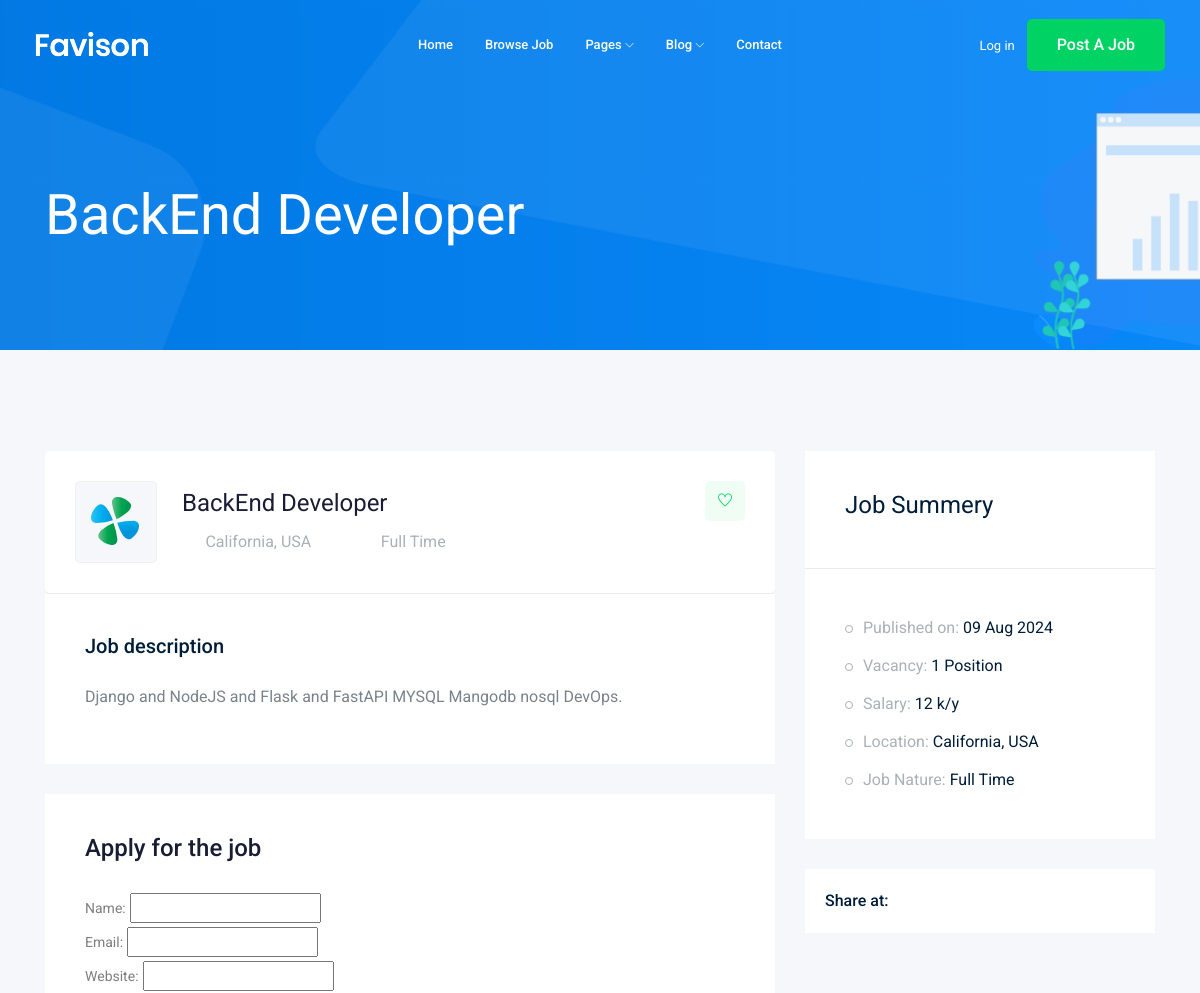
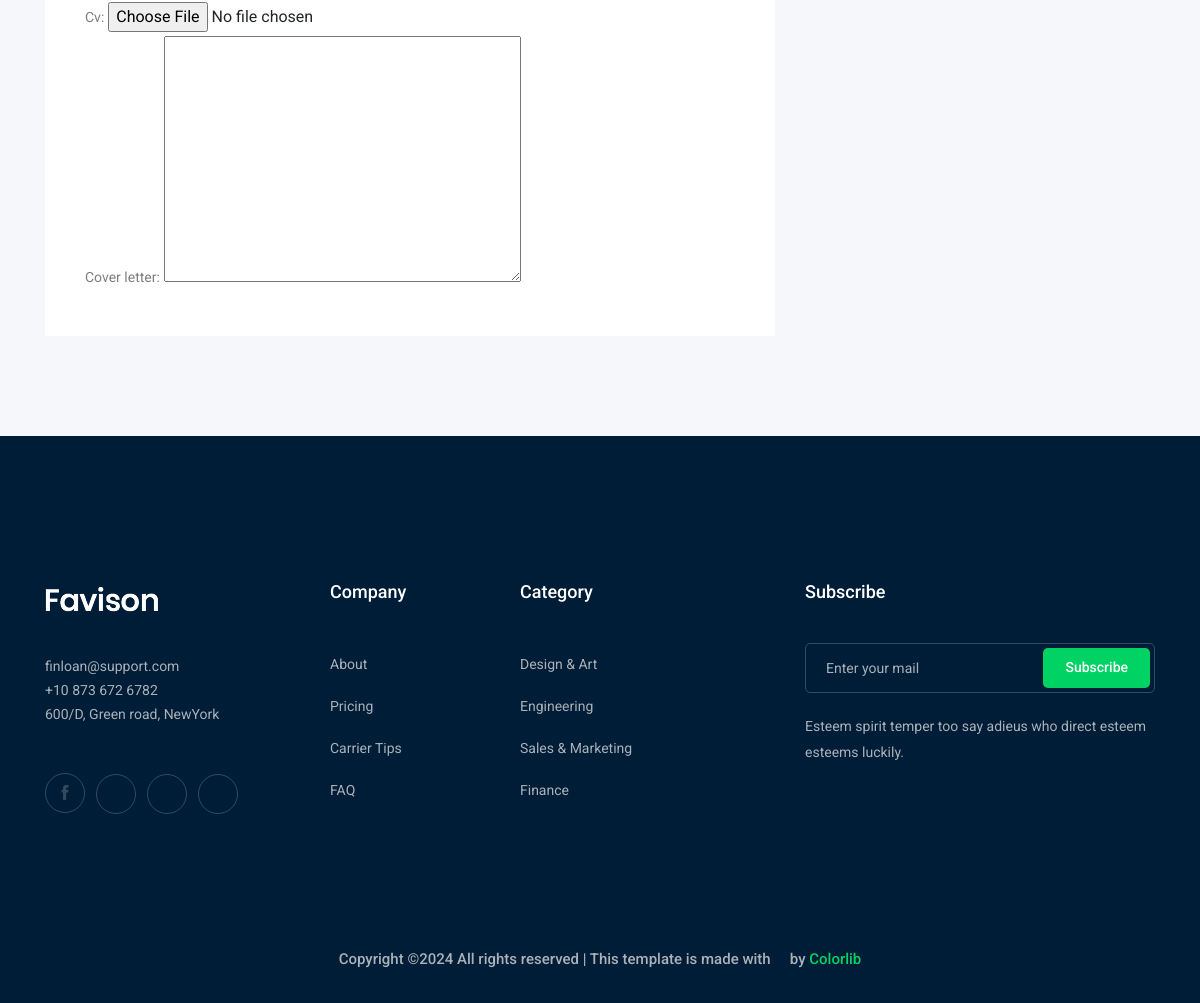
Page /jobs/backend-developer on the committed database (2 pictures, top to bottom).
### job/models.py (models this page shows, shortened)
class Job(models.Model):
    title = models.CharField(max_length=100) # Column
    job_type = models.CharField(max_length=100 ,choices=JOB_TYPE)
    description= models.TextField(max_length=1000)
    published_at= models.DateTimeField(auto_now=True)
    Vacancy= models.IntegerField(default=1)
    salary= models.IntegerField(default=0)
    experience= models.IntegerField(default=0)
    category= models.ForeignKey('Category',on_delete=models.CASCADE)
    image= models.ImageField(upload_to=image_upload)
    slug = models.SlugField(blank=True,null=True)
    def __str__(self):
        return self.title

### job/views.py (the view)
# urls.py: path('<str:slug>',views.job_detail ,name='job_detail'),
def job_detail(request,slug) :
    job_detail=Job.objects.get(slug=slug)
    if request.method == 'POST':
        form = ApplyForm(request.POST,request.FILES)
        if form.is_valid():
            myform = form.save(commit=False)
            myform.job = job_detail
            myform.save()
    else:
        form = ApplyForm()
    context= {'job':job_detail ,'form':form} # template context name
    return render(request,'job/job_details.html',context)

### job/form.py
class ApplyForm(forms.ModelForm):
    class Meta:
        model = Apply
        fields = ['name','email','website','cv','cover_letter']

### job/templates/job/job_details.html (shortened to what this page needs)
{% extends "base.html" %}
{% block content %}
    <div class="bradcam_area bradcam_bg_1">
        <div class="container">
            <div class="row">
                <div class="col-xl-12">
                    <div class="bradcam_text">
                        <h3>{{ job }}</h3>
                    </div>
                </div>
            </div>
        </div>
    </div>
    <div class="job_details_area">
        <div class="container">
            <div class="row">
                <div class="col-lg-8">
                    <div class="job_details_header">
                        <div class="single_jobs white-bg d-flex justify-content-between">
                            <div class="jobs_left d-flex align-items-center">
                                <div class="thumb">
                                    <img src="img/svg_icon/1.svg" alt="">
                                </div>
                                <div class="jobs_conetent">
                                    <a href="#"><h4>{{ job }}</h4></a>
                                    <div class="links_locat d-flex align-items-center">
                                        <div class="location">
                                            <p> <i class="fa fa-map-marker"></i> California, USA</p>
                                        </div>
                                        <div class="location">
                                            <p> <i class="fa fa-clock-o"></i>{{ job.job_type }}</p>
                                        </div>
                                    </div>
                                </div>
                            </div>
                            <div class="jobs_right">
                                <div class="apply_now">
                                    <a class="heart_mark" href="#"> <i class="ti-heart"></i> </a>
                                </div>
                            </div>
                        </div>
                    </div>
                    <div class="descript_wrap white-bg">
                        <div class="single_wrap">
                            <h4>Job description</h4>
                            <p>{{ job.description }}.</p>
                        </div>
                    </div>
                    <div class="apply_job_form white-bg">
                        <h4>Apply for the job</h4>
                        <form action="#" method="POST">
                            {{ form }}
                        </form>
                    </div>
                </div>
                <div class="col-lg-4">
                    <div class="job_sumary">
                        <div class="summery_header">
                            <h3>Job Summery</h3>
                        </div>
                        <div class="job_content">
                            <ul>
                                <li>Published on: <span>{{ job.published_at|date:'d M o'}}</span></li>
                                <li>Vacancy: <span>{{ job.Vacancy }} Position</span></li>
                                <li>Salary: <span> {{ job.salary}} k/y</span></li>
                                <li>Location: <span>California, USA</span></li>
                                <li>Job Nature: <span> {{ job.job_type }}</span></li>
                            </ul>
                        </div>
                    </div>
                    <div class="share_wrap d-flex">
                        <span>Share at:</span>
                        <ul>
                            <li><a href="#"> <i class="fa fa-facebook"></i></a> </li>
                            <li><a href="#"> <i class="fa fa-google-plus"></i></a> </li>
                            <li><a href="#"> <i class="fa fa-twitter"></i></a> </li>
                            <li><a href="#"> <i class="fa fa-envelope"></i></a> </li>
                        </ul>
                    </div>
                    <div class="job_location_wrap">
                        <div class="job_lok_inner">
                            <div id="map" style="height: 200px;"></div>
                          </div>
                    </div>
                </div>
            </div>
        </div>
    </div>
{% endblock %}

### rows in the picture
Job: title "BackEnd Developer", job_type "Full Time", description "Django and NodeJS and Flask and FastAPI MYSQL Mangodb nosql DevOps", published_at "09 Aug 2024", Vacancy "1", salary "12"
